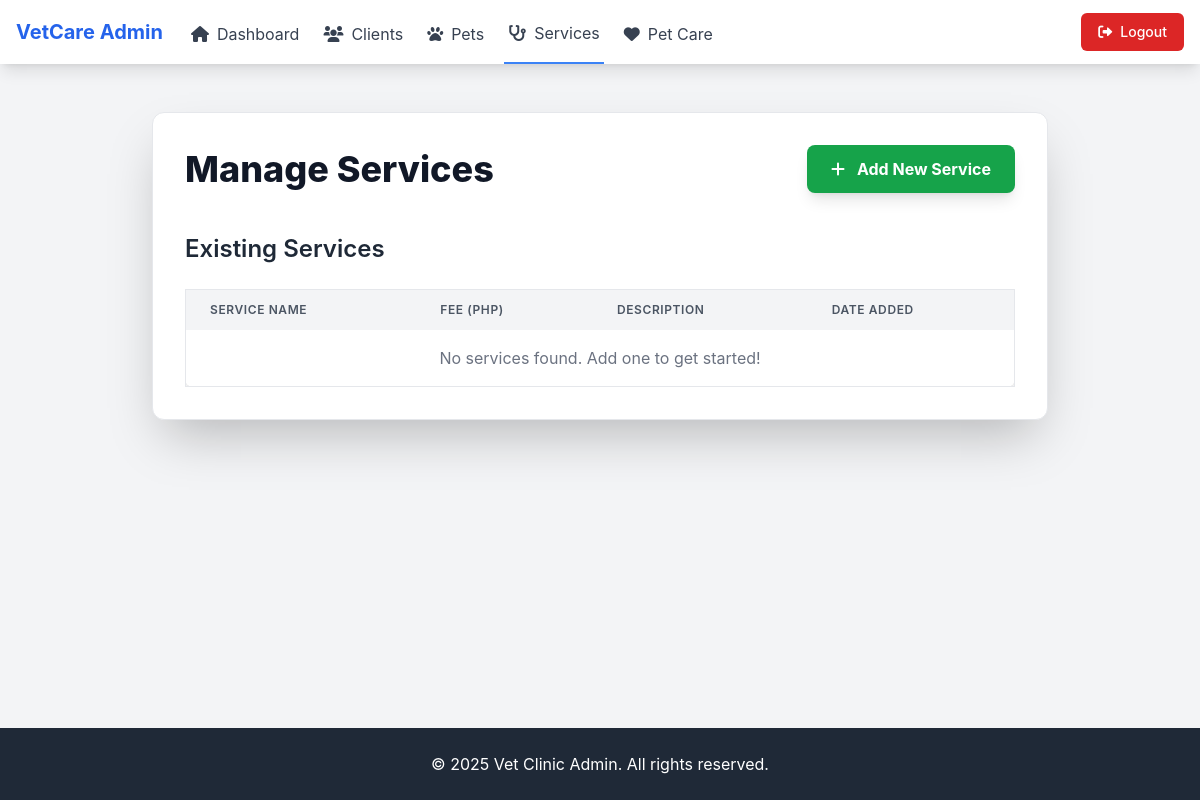
/view/admin/AdminServices.php (signed in), run on an earlier commit of the app's database.
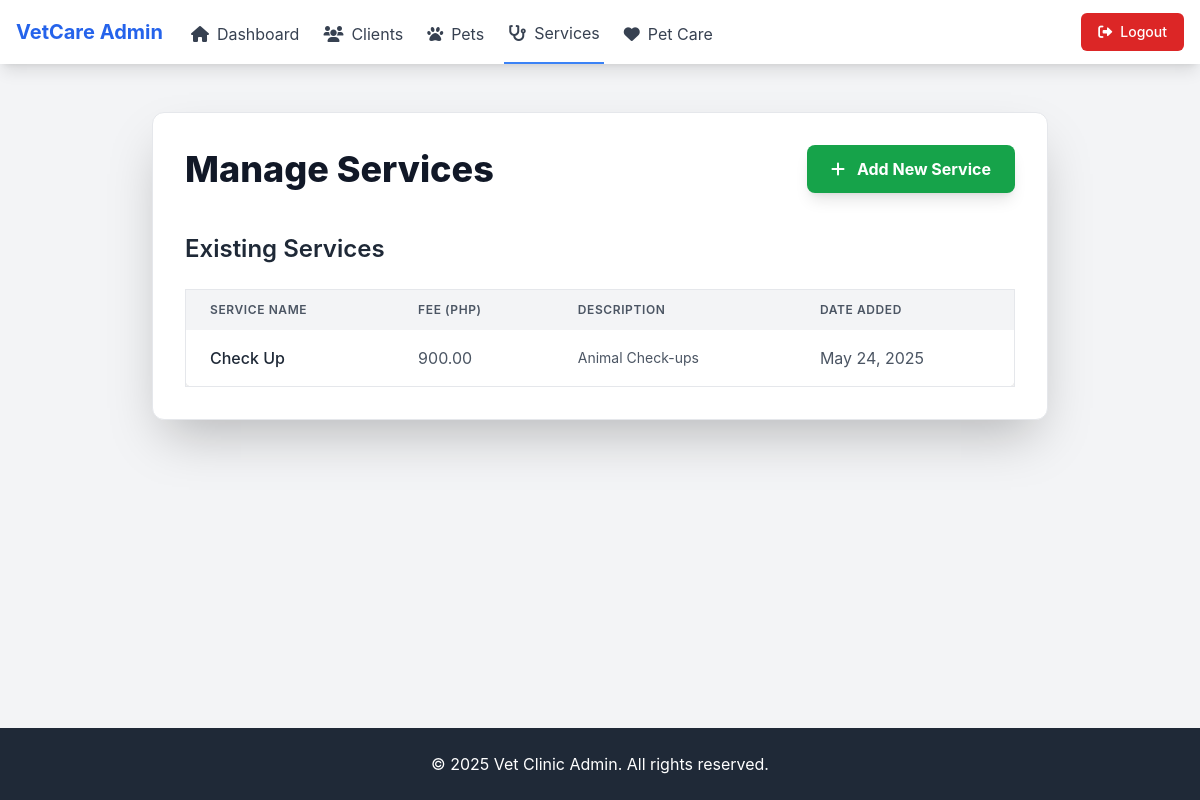
And on a later commit of the database.
### tables this page shows
CREATE TABLE `services` (
  `id` int(11) NOT NULL,
  `service_name` varchar(255) NOT NULL,
  `service_fee` decimal(10,2) NOT NULL,
  `description` text,
  `date_created` timestamp NOT NULL DEFAULT CURRENT_TIMESTAMP,
  `date_updated` timestamp NOT NULL DEFAULT CURRENT_TIMESTAMP ON UPDATE CURRENT_TIMESTAMP
);

### view/admin/AdminServices.php (the view, shortened to what this page needs)
<?php
require_once __DIR__ . '/../../resource/AHeader.php';
require_once __DIR__ . '/../../app/config/Connection.php';
?>
<?php
$services = [];
try {
    global $pdo;
    $stmt_services = $pdo->query("SELECT id, service_name, service_fee, description, date_created FROM services ORDER BY service_name ASC");
    $services = $stmt_services->fetchAll(PDO::FETCH_ASSOC);
} catch (PDOException $e) {
    error_log("Fetch Services Error: " . $e->getMessage());
    $message = "Error fetching services list: " . $e->getMessage();
    $message_type = 'error';
}
?>
<main class="container mx-auto my-12 p-8 bg-white rounded-xl shadow-2xl max-w-4xl border border-gray-200">
    <div class="flex justify-between items-center mb-10">
        <h2 class="text-4xl font-extrabold text-gray-900 leading-tight">Manage Services</h2>
        <button id="trigger-add-service-modal-button" class="bg-green-600 hover:bg-green-700 text-white font-bold py-3 px-6 rounded-lg shadow-lg transition duration-300">
            <i class="fas fa-plus mr-2"></i> Add New Service
        </button>
    </div>
    <h3 class="text-2xl font-semibold text-gray-800 mb-6">Existing Services</h3>
    <div class="overflow-x-auto">
        <table class="min-w-full bg-white border border-gray-200 rounded-lg shadow-md">
            <thead class="bg-gray-100">
                <tr>
                    <th class="py-3 px-6 text-left text-xs font-semibold text-gray-600 uppercase tracking-wider">Service Name</th>
                    <th class="py-3 px-6 text-left text-xs font-semibold text-gray-600 uppercase tracking-wider">Fee (PHP)</th>
                    <th class="py-3 px-6 text-left text-xs font-semibold text-gray-600 uppercase tracking-wider">Description</th>
                    <th class="py-3 px-6 text-left text-xs font-semibold text-gray-600 uppercase tracking-wider">Date Added</th>
                    </tr>
            </thead>
            <tbody class="divide-y divide-gray-200">
                <?php if (empty($services)): ?>
                    <tr>
                        <td colspan="4" class="py-4 px-6 text-center text-gray-500">No services found. Add one to get started!</td>
                    </tr>
                <?php else: ?>
                    <?php foreach ($services as $service): ?>
                        <tr>
                            <td class="py-4 px-6 whitespace-nowrap text-gray-800 font-medium"><?php echo htmlspecialchars($service['service_name']); ?></td>
                            <td class="py-4 px-6 whitespace-nowrap text-gray-600"><?php echo number_format($service['service_fee'], 2); ?></td>
                            <td class="py-4 px-6 text-gray-600 text-sm max-w-xs truncate"><?php echo nl2br(htmlspecialchars($service['description'])); ?></td>
                            <td class="py-4 px-6 whitespace-nowrap text-gray-600"><?php echo date('M d, Y', strtotime($service['date_created'])); ?></td>
                        </tr>
                    <?php endforeach; ?>
                <?php endif; ?>
            </tbody>
        </table>
    </div>
</main>
<?php
require_once __DIR__ . '/../../resource/AFooter.php';
?>

What changed in the data, as far as the page shows it:
added services: service_name "Check Up", service_fee "900.00", description "Animal Check-ups", date_created "May 24, 2025"
Also different on the page:
text no longer shown: "No services found. Add one to get started!"
